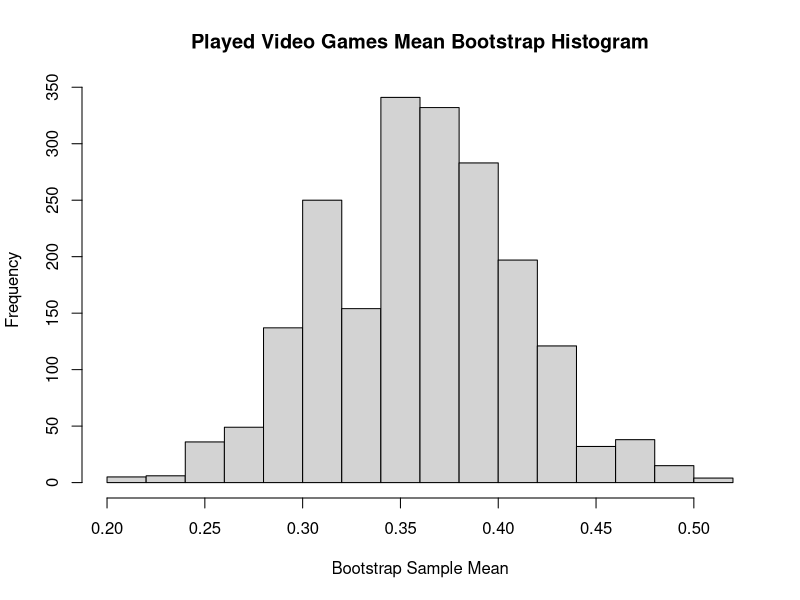
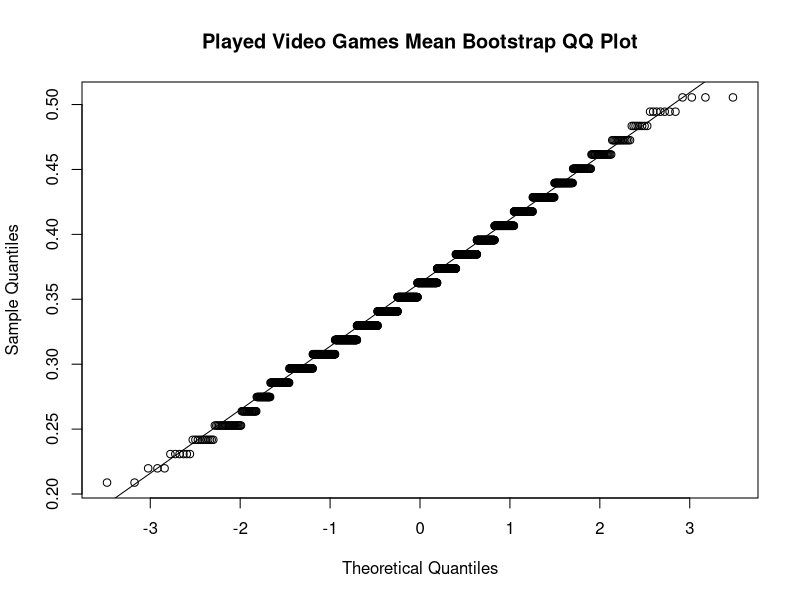
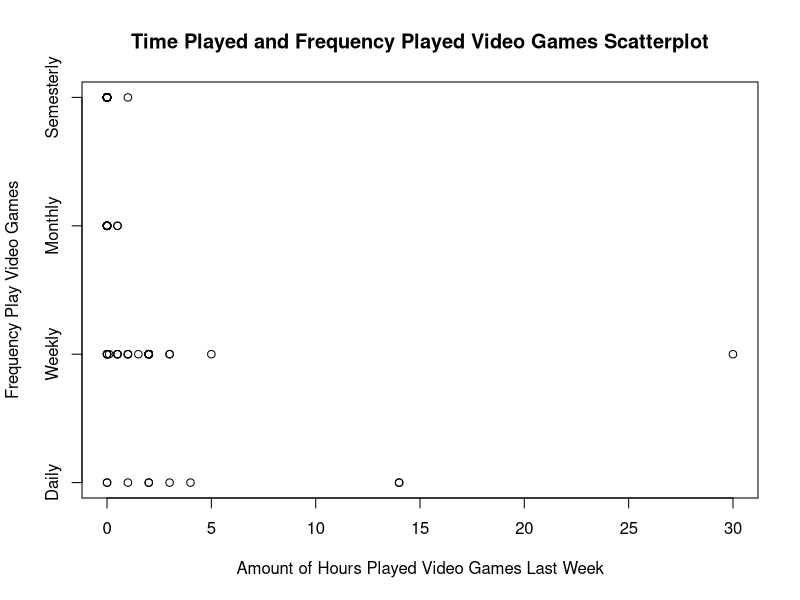
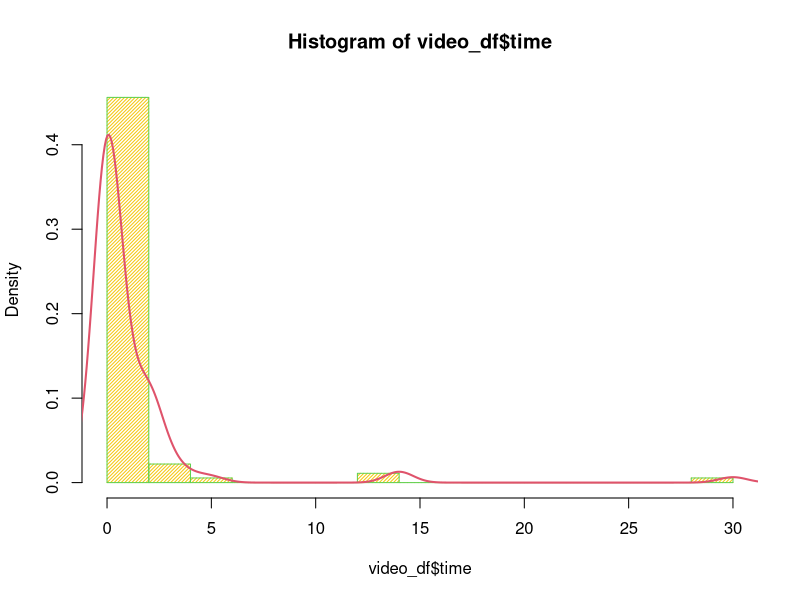
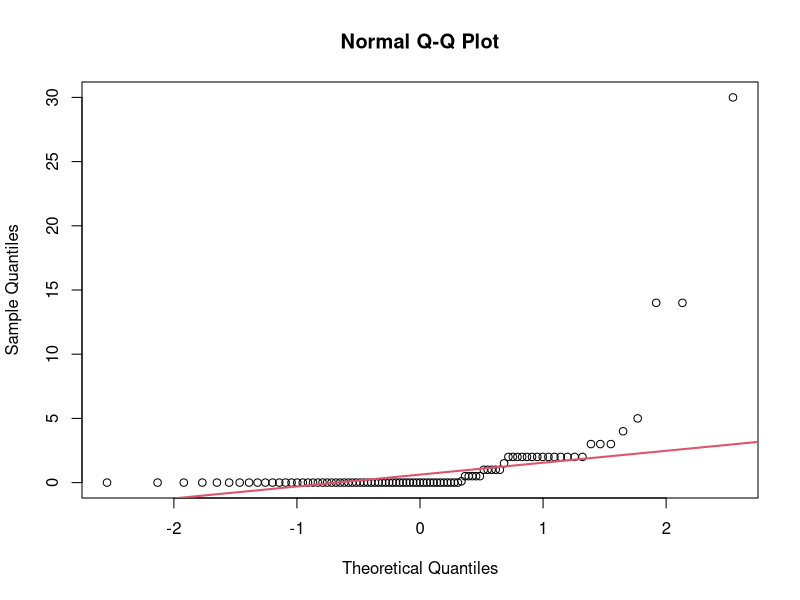
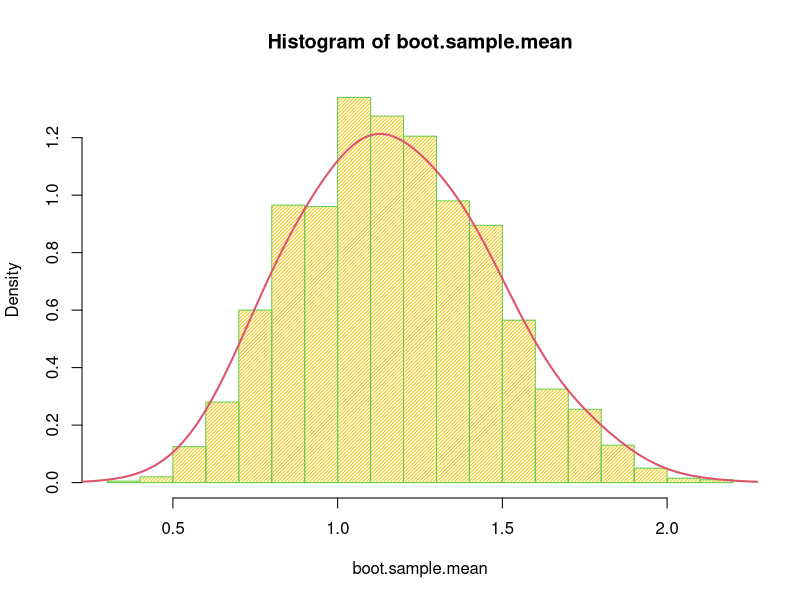
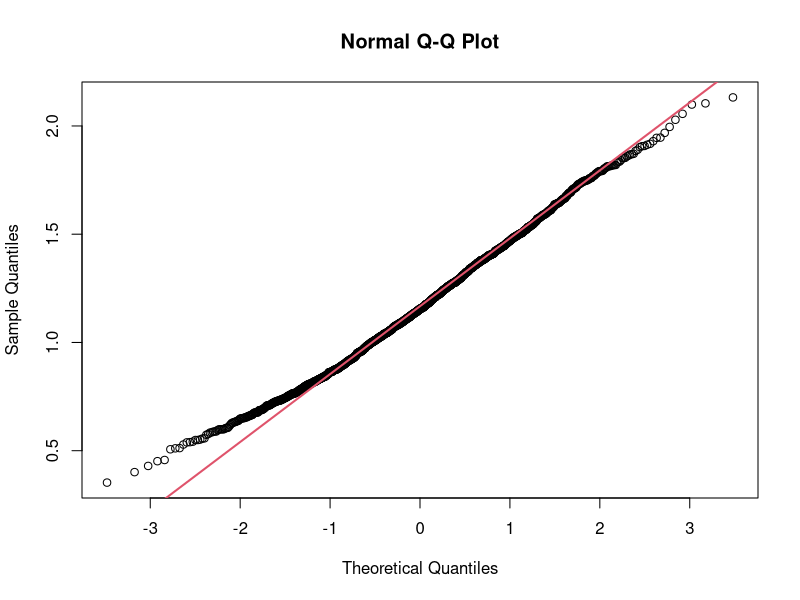

Write R code to recreate these figures, in order. (Note: this script raises an error after producing the figures.)
## ---- chunk 1
# Read in the csv file 
video_df <- read.csv('data/video_fixed.csv')
# removes the last row (all NA values)
video_df <- video_df[-nrow(video_df),]
video_df
## ---- chunk 2
# Clean video multiple df
#read in csv file
video_multiple_df <- read.csv('data/video_multiple_fixed.csv')
#sets first row as col names
colnames(video_multiple_df) <- video_multiple_df[1,]
#removes the first row
video_multiple_df <- video_multiple_df[-1, ] 
video_multiple_df
## ---- chunk 3
# Clean video_df
video_df$like[video_df$like==99] <- NA
video_df$where[video_df$where==99] <- NA
video_df$freq[video_df$freq==99] <- NA
video_df$busy[video_df$busy==99] <- NA
video_df$educ[video_df$educ==99] <- NA
video_df$math[video_df$math==99] <- NA
video_df$work[video_df$work==99] <- NA
video_df$cdrom[video_df$cdrom==99] <- NA
## ---- chunk 4
#SCENARIO 1
played.videogames <- video_df$time
played.videogames[played.videogames > 0] <- 1
played.mean <-mean(played.videogames)
#showing mean of binary variable is equivalent to (#ofstudentsthatplayed)/(#ofstudents) 
played <- as.double(table(played.videogames[played.videogames==1]))
played/91==played.mean
#Confidence interval for discrete var "played.videogames" with finite population correction
width <- 1.96 * sqrt(played.mean*(1-played.mean)*(314-91)/((91-1)*314))
int.played <- c(played.mean - width, played.mean + width)
int.played
#BOOTSTRAPPING
n <- 91
N = 314
ind.boot <- sample.int(n, size=N, replace=TRUE)
boot.played.videogames <- played.videogames[ind.boot]
B <- 2000
boot.played.videogames.mean <- rep(NA, B)
for(i in 1:B) {
        ind <- sample.int(N, size=n, replace=TRUE)
        boot <- boot.played.videogames[ind]
        boot.played.videogames.mean[i] <- mean(boot)
}

# Fraction of kids that played video games the week before the test
sample.mean <- mean(played.videogames)
sample.mean
# Estimate of fraction of kids that played vgs before the test using bootstrap
bootstrap.mean <- mean(boot.played.videogames.mean)
bootstrap.mean
# Confidence Interval (Bootstrap Sample Means)
boot.played.videogames.sd <- sd(boot.played.videogames.mean)
boot.played.videogames.sd

boot.played.videogames.ci <- c(bootstrap.mean - 1.96*boot.played.videogames.sd, bootstrap.mean + + 1.96*boot.played.videogames.sd)
# Confidence Interval = 95% (Where z = 1.96)
boot.played.videogames.ci

# 0.025-quantile and 0.975 quantile of the bootstrap sample means (Interval Estimate)
boot.played.videogames.qqi <- c(quantile(bootstrap.mean, 0.025), quantile(bootstrap.mean, 0.975))
boot.played.videogames.qqi


# Create directory to save graphs 
dir.create(file.path("graphs"), showWarnings = FALSE)


# Histrogram and QQ Plot Generations
hist(boot.played.videogames.mean, main="Played Video Games Mean Bootstrap Histogram", xlab="Bootstrap Sample Mean")
dev.copy(png,'graphs/scen1histogram.png')
dev.off()
qqnorm(boot.played.videogames.mean, main="Played Video Games Mean Bootstrap QQ Plot")
qqline(boot.played.videogames.mean)
dev.copy(png,'graphs/scen1qqline.png')
dev.off()
## ---- chunk 5
#SCENARIO 2
#video_df$freq[video_df$freq==99] <- NA
video_df


plot(video_df$time, video_df$freq, main="Time Played and Frequency Played Video Games Scatterplot", 
        xlab="Amount of Hours Played Video Games Last Week", ylab="Frequency Play Video Games", yaxt="n")
axis(2, at=1:4, labels=list("Daily", "Weekly", "Monthly", "Semesterly"))
dev.copy(png,'graphs/scen2scatter.png')
dev.off()

cor(video_df$time, video_df$freq, use = "complete.obs")
## Too low to mean anything
## result of bias to the data as asked about playing video games the week before a midterm. 
## ---- chunk 6
#SCENARIO 3
#point estimate for mean of time 
mean.time <- mean(video_df$time)
mean.time
#constructing confidence interval for mean of time, continuous variable 
width <- 1.96 *sd(video_df$time)* sqrt((314-91)/((91)*314))
int.time <- c(mean.time - width, mean.time + width)
int.time
#Distribution of time
hist(video_df$time,breaks = 20, probability = TRUE, density = 40, col = 7, border = 3)
lines(density(video_df$time, adjust = 2),lwd=2, col = 2)
qqnorm(video_df$time)
qqline(video_df$time,lwd=2, col=2)
#constructing bootstrap estimate
#creating bootstrap population
ind.boot <- sample.int(91, size=314, replace=TRUE)
time.boot <- video_df$time[ind.boot]
#generating bootstrap sample means
B <- 2000
boot.sample.mean <- rep(NA, B)
for(i in 1:B){
  ind <- sample.int(314, size=91, replace=FALSE)
  boot <- time.boot[ind]
  boot.sample.mean[i] <- mean(boot)
}
#Distribution of bootstrap sample means 
hist(boot.sample.mean,breaks = 20, probability = TRUE, density = 40, col = 7, border = 3)
lines(density(boot.sample.mean, adjust = 2),lwd=2, col = 2)
qqnorm(boot.sample.mean)
qqline(boot.sample.mean,lwd=2, col=2)
#constructing confidence interval using bootstrap means
time.mean.boot <- mean(boot.sample.mean)
time.int.boot <- c(time.mean.boot - 1.96*sd(boot.sample.mean), time.mean.boot + 1.96*sd(boot.sample.mean))
time.int.boot

## ---- chunk 7
#SCENARIO 4
#creates table for like varible
likeAlone <- table(video_df$like)
#Below adds instances where like = 1 or 5
noGames <- as.double(likeAlone[1]+likeAlone[5])
#portion of surveyees who never played/don't like playing video games at all
noGames/nrow(video_df)
#instances of "relax" reason for playing video games
relax <- as.double(table(video_multiple_df$relax[video_multiple_df$relax==1]))
#instances of "grahics" reason for playing video games
graphics <- as.double(table(video_multiple_df$graphic[video_multiple_df$graphic==1]))
#instances of "master" reason for playing video games
master <- as.double(table(video_multiple_df$master[video_multiple_df$master==1]))
#instances of "bored" reason for playing video games
bored <- as.double(table(video_multiple_df$bored[video_multiple_df$bored==1]))
#instances of "challenge" reason for playing video games
challenge <- as.double(table(video_multiple_df$challenge[video_multiple_df$challenge==1]))
#instances of "coordination" reason for playing video games
coord <- as.double(table(video_multiple_df$coord[video_multiple_df$coord==1]))
#creates vector of each reason instance
reasons <- c(relax,graphics,master,bored,challenge,coord)
#attaches reason name to each instance sum
names(reasons) <- c("relax","graphics","master","bored","challenge","coord")
#sorted display of the reasons and summed instances
sort(reasons, decreasing = TRUE)

#Below we see find the most prominent reasons why students don't like vdgm.'s
#instances of "time" reason for not playing video games
time <- as.double(table(video_multiple_df$time[video_multiple_df$time==1]))
#instances of "frust" reason for playing video games
frust <- as.double(table(video_multiple_df$frust[video_multiple_df$frust==1]))
#instances of "lonely" reason for playing video games
lonely <- as.double(table(video_multiple_df$lonely[video_multiple_df$lonely==1]))
#instances of "rules" reason for playing video games
rules <- as.double(table(video_multiple_df$rules[video_multiple_df$rules==1]))
#instances of "cost" reason for playing video games
cost <- as.double(table(video_multiple_df$cost[video_multiple_df$cost==1]))
#instances of "boring" reason for playing video games
boring <- as.double(table(video_multiple_df$boring[video_multiple_df$boring==1]))
#instances of "friends don't play" reason for playing video games
friends <- as.double(table(video_multiple_df$friends[video_multiple_df$friends==1]))
#instances of "pointless" reason for playing video games
pointless <- as.double(table(video_multiple_df$point[video_multiple_df$point==1]))


#creates vector of each dislike reason instance
dislikeReasons <- c(time,frust,lonely,rules,cost,boring, friends,pointless)
#attaches reason name to each instance sum
names(dislikeReasons) <- c("time","frust","lonely","rules","cost","boring","friends","pointless")
#sorted display of the reasons and summed instances
sort(dislikeReasons, decreasing = TRUE)
## ---- chunk 8
#SCENARIO 6
#split into not played (5 and 1)
not_liked = video_df[video_df$like == 1 | video_df$like == 5,]
#split into played (2, 3, 4)
liked = video_df[video_df$like==2|video_df$like==2|video_df$like==3,]
barplot(table(not_liked$grade),names.arg=c('C','B','A'),col = c('red','blue','green') ,main= 'Distribution of Grades - Not Liked', border=TRUE,
        xlab='Grade Expected', ylab='count')
barplot(table(liked$grade),names.arg=c('C','B','A'),col = c('red','blue','green') ,main= 'Distribution of Grades - Liked', border=TRUE,
        xlab='Grade Expected', ylab='count')

## ---- chunk 9
educ1 = video_df[video_df$educ==1,]
educ0 = video_df[video_df$educ==0,]
   
barplot(table(educ0$grade),names.arg=c('C','B','A'),col = c('red','blue','green') ,main= 'Distribution of Grades - Not Educational', border=TRUE,
        xlab='Grade Expected', ylab='count')
barplot(table(educ1$grade),names.arg=c('C','B','A'),col = c('red','blue','green') ,main= 'Distribution of Grades - Educational', border=TRUE,
        xlab='Grade Expected', ylab='count')
